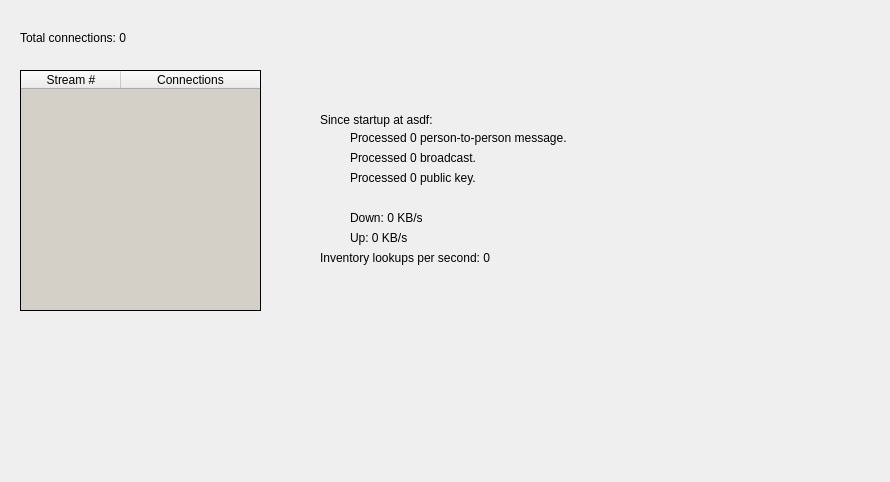
      <widget class="QWidget" name="networkstatus">
       <attribute name="icon">
        <iconset resource="bitmessage_icons.qrc">
         <normaloff>:/newPrefix/images/networkstatus.png</normaloff>:/newPrefix/images/networkstatus.png</iconset>
       </attribute>
       <attribute name="title">
        <string>Network Status</string>
       </attribute>
       <widget class="QPushButton" name="pushButtonStatusIcon">
        <property name="geometry">
         <rect>
          <x>860</x>
          <y>450</y>
          <width>21</width>
          <height>23</height>
         </rect>
        </property>
        <property name="text">
         <string/>
        </property>
        <property name="icon">
         <iconset resource="bitmessage_icons.qrc">
          <normaloff>:/newPrefix/images/redicon.png</normaloff>:/newPrefix/images/redicon.png</iconset>
        </property>
        <property name="flat">
         <bool>true</bool>
        </property>
       </widget>
       <widget class="QTableWidget" name="tableWidgetConnectionCount">
        <property name="geometry">
         <rect>
          <x>20</x>
          <y>70</y>
          <width>241</width>
          <height>241</height>
         </rect>
        </property>
        <property name="palette">
         <palette>
          <active>
           <colorrole role="Base">
            <brush brushstyle="SolidPattern">
             <color alpha="255">
              <red>212</red>
              <green>208</green>
              <blue>200</blue>
             </color>
            </brush>
           </colorrole>
          </active>
          <inactive>
           <colorrole role="Base">
            <brush brushstyle="SolidPattern">
             <color alpha="255">
              <red>212</red>
              <green>208</green>
              <blue>200</blue>
             </color>
            </brush>
           </colorrole>
          </inactive>
          <disabled>
           <colorrole role="Base">
            <brush brushstyle="SolidPattern">
             <color alpha="255">
              <red>212</red>
              <green>208</green>
              <blue>200</blue>
             </color>
            </brush>
           </colorrole>
          </disabled>
         </palette>
        </property>
        <property name="frameShape">
         <enum>QFrame::Box</enum>
        </property>
        <property name="frameShadow">
         <enum>QFrame::Plain</enum>
        </property>
        <property name="showDropIndicator" stdset="0">
         <bool>false</bool>
        </property>
        <property name="alternatingRowColors">
         <bool>true</bool>
        </property>
        <property name="selectionMode">
         <enum>QAbstractItemView::NoSelection</enum>
        </property>
        <attribute name="horizontalHeaderCascadingSectionResizes">
         <bool>true</bool>
        </attribute>
        <attribute name="horizontalHeaderHighlightSections">
         <bool>false</bool>
        </attribute>
        <attribute name="horizontalHeaderStretchLastSection">
         <bool>true</bool>
        </attribute>
        <attribute name="verticalHeaderVisible">
         <bool>false</bool>
        </attribute>
        <column>
         <property name="text">
          <string>Stream #</string>
         </property>
        </column>
        <column>
         <property name="text">
          <string>Connections</string>
         </property>
        </column>
       </widget>
       <widget class="QLabel" name="labelTotalConnections">
        <property name="geometry">
         <rect>
          <x>20</x>
          <y>30</y>
          <width>401</width>
          <height>16</height>
         </rect>
        </property>
        <property name="text">
         <string>Total connections: 0</string>
        </property>
       </widget>
       <widget class="QLabel" name="labelStartupTime">
        <property name="geometry">
         <rect>
          <x>320</x>
          <y>110</y>
          <width>331</width>
          <height>20</height>
         </rect>
        </property>
        <property name="text">
         <string>Since startup at asdf:</string>
        </property>
       </widget>
       <widget class="QLabel" name="labelMessageCount">
        <property name="geometry">
         <rect>
          <x>350</x>
          <y>130</y>
          <width>361</width>
          <height>16</height>
         </rect>
        </property>
        <property name="text">
         <string>Processed 0 person-to-person message.</string>
        </property>
       </widget>
       <widget class="QLabel" name="labelPubkeyCount">
        <property name="geometry">
         <rect>
          <x>350</x>
          <y>170</y>
          <width>331</width>
          <height>16</height>
         </rect>
        </property>
        <property name="text">
         <string>Processed 0 public key.</string>
        </property>
       </widget>
       <widget class="QLabel" name="labelBroadcastCount">
        <property name="geometry">
         <rect>
          <x>350</x>
          <y>150</y>
          <width>351</width>
          <height>16</height>
         </rect>
        </property>
        <property name="text">
         <string>Processed 0 broadcast.</string>
        </property>
       </widget>
       <widget class="QLabel" name="labelLookupsPerSecond">
        <property name="geometry">
         <rect>
          <x>320</x>
          <y>250</y>
          <width>291</width>
          <height>16</height>
         </rect>
        </property>
        <property name="text">
         <string>Inventory lookups per second: 0</string>
        </property>
       </widget>
       <widget class="QLabel" name="labelBytesRecvCount">
        <property name="geometry">
         <rect>
          <x>350</x>
          <y>210</y>
          <width>251</width>
          <height>16</height>
         </rect>
        </property>
        <property name="text">
         <string>Down: 0 KB/s</string>
        </property>
       </widget>
       <widget class="QLabel" name="labelBytesSentCount">
        <property name="geometry">
         <rect>
          <x>350</x>
          <y>230</y>
          <width>251</width>
          <height>16</height>
         </rect>
        </property>
        <property name="text">
         <string>Up: 0 KB/s</string>
        </property>
       </widget>
      </widget>
